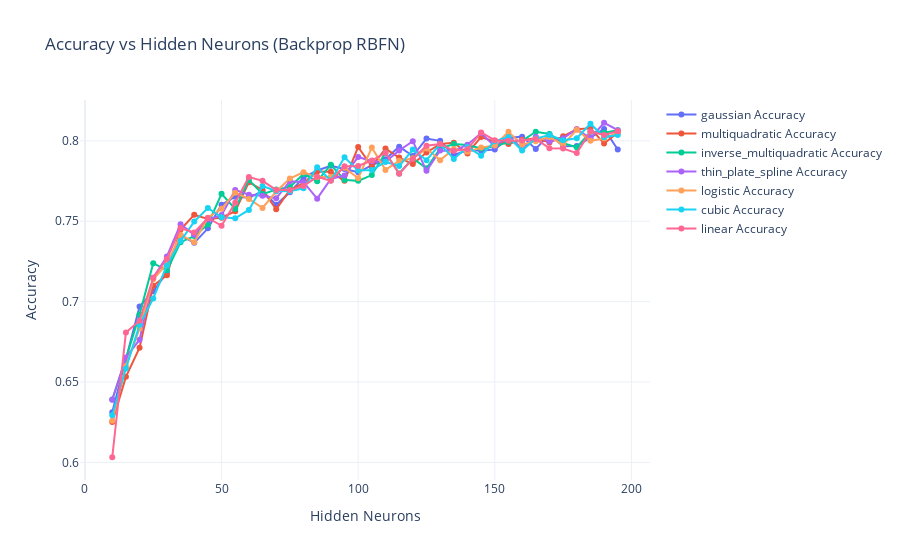
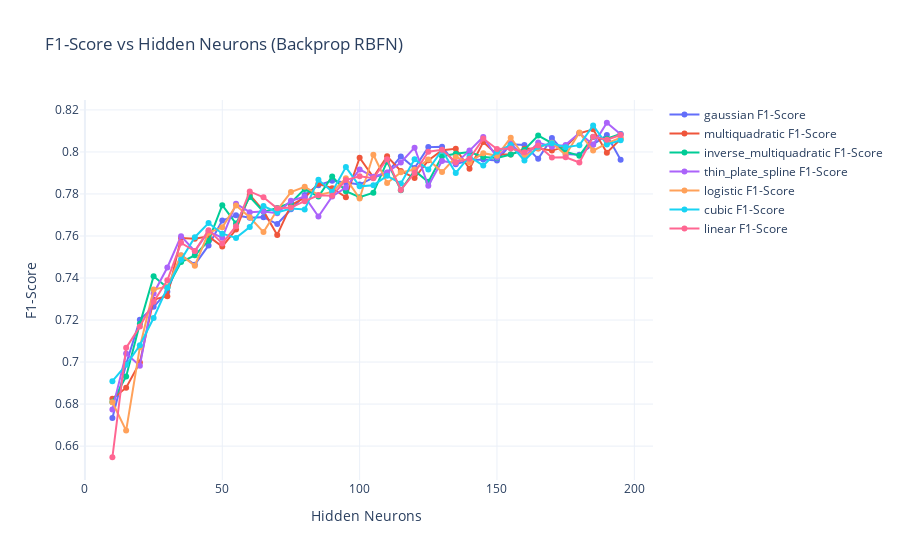

Notebook source saved alongside these figures, in order:
### Markdown cell above
### training with backprop:

### Code cell
import numpy as np
import pandas as pd
from sklearn.cluster import KMeans
from sklearn.metrics import accuracy_score, f1_score
from sklearn.model_selection import train_test_split
import plotly.graph_objects as go

# Set random seed
np.random.seed(42)

# Load dataset
df = pd.read_csv("SP500_normalized.csv")

# Define features and target
technical_indicators = ["SMA", "MACD", "%K", "%D", "RSI", "Williams %R"]
X = df[technical_indicators].values
y = df["Direction"].values

# Train-test split
X_train, X_test, y_train, y_test = train_test_split(X, y, test_size=0.2, random_state=42)

# Define the RBFN with K-means-based initialization and backpropagation
class RBFN_Backprop:
    def __init__(self, input_dim, num_neurons, X_train, lr=0.01):
        self.num_neurons = num_neurons
        self.lr = lr

        # Initialize centers using K-means
        kmeans = KMeans(n_clusters=num_neurons, random_state=42).fit(X_train)
        self.centers = kmeans.cluster_centers_

        # Initialize sigma as distance to nearest center
        self.sigma = np.zeros(num_neurons)
        for i in range(num_neurons):
            dists = np.linalg.norm(self.centers[i] - np.delete(self.centers, i, axis=0), axis=1)
            self.sigma[i] = np.min(dists)
        self.sigma[self.sigma == 0] = 1e-4  # Avoid zero division

        # Initialize weights
        self.weights = np.random.randn(num_neurons)

    def gaussian(self, x, c, sigma):
        return np.exp(-np.linalg.norm(x - c, axis=1)**2 / (2 * sigma**2))

    def _rbf_layer(self, X):
        G = np.zeros((X.shape[0], self.num_neurons))
        for i in range(self.num_neurons):
            G[:, i] = self.gaussian(X, self.centers[i], self.sigma[i])
        return G

    def sigmoid(self, z):
        return 1 / (1 + np.exp(-z))

    def forward(self, X):
        self.G = self._rbf_layer(X)
        self.output = self.sigmoid(np.dot(self.G, self.weights))
        return self.output

    def backward(self, X, y_true):
        m = X.shape[0]
        error = self.output - y_true
        grad_w = np.dot(self.G.T, error) / m

        grad_c = np.zeros_like(self.centers)
        grad_s = np.zeros_like(self.sigma)

        for i in range(self.num_neurons):
            diff = X - self.centers[i]
            g_i = self.G[:, i]
            common_term = error * self.weights[i] * g_i
            grad_c[i] = np.sum((common_term[:, None] * diff) / (self.sigma[i] ** 2), axis=0) / m
            grad_s[i] = np.sum(common_term * np.linalg.norm(diff, axis=1) ** 2 / (self.sigma[i] ** 3)) / m

        # Update
        self.weights -= self.lr * grad_w
        self.centers -= self.lr * grad_c
        self.sigma -= self.lr * grad_s

    def train(self, X, y, epochs=50):
        for _ in range(epochs):
            self.forward(X)
            self.backward(X, y)

    def predict(self, X):
        probs = self.forward(X)
        return (probs > 0.5).astype(int)

# Use only Gaussian basis
# basis_functions = ["multiquadratic"]
basis_functions = ["gaussian", "multiquadratic", "inverse_multiquadratic",
                   "thin_plate_spline", "logistic", "cubic", "linear"]
hidden_neurons_list = range(10, 200, 5)
num_runs = 20  

results = {basis: [] for basis in basis_functions}

for num_neurons in hidden_neurons_list:
    for basis in basis_functions:
        acc_scores = []
        f1_scores = []
        for _ in range(num_runs):
            model = RBFN_Backprop(input_dim=X.shape[1], num_neurons=num_neurons, X_train=X_train, lr=0.05)
            model.train(X_train, y_train, epochs=25)

            y_pred = model.predict(X_test)
            acc_scores.append(accuracy_score(y_test, y_pred))
            f1_scores.append(f1_score(y_test, y_pred))

        results[basis].append((num_neurons, np.mean(acc_scores), np.mean(f1_scores)))

# Plotting
hidden_sizes = {basis: [res[0] for res in results[basis]] for basis in basis_functions}
accuracy_dict = {basis: [res[1] for res in results[basis]] for basis in basis_functions}
f1_dict = {basis: [res[2] for res in results[basis]] for basis in basis_functions}



# Accuracy plot
fig_accuracy = go.Figure()
for basis in basis_functions:
    fig_accuracy.add_trace(go.Scatter(x=hidden_sizes[basis], y=accuracy_dict[basis],
                                      mode="lines+markers", name=f"{basis} Accuracy"))
fig_accuracy.update_layout(title="Accuracy vs Hidden Neurons (Backprop RBFN)",
                           xaxis_title="Hidden Neurons", yaxis_title="Accuracy",
                           template="plotly_white", hovermode="x unified")
fig_accuracy.show()

# F1 Score plot
fig_f1 = go.Figure()
for basis in basis_functions:
    fig_f1.add_trace(go.Scatter(x=hidden_sizes[basis], y=f1_dict[basis],
                                mode="lines+markers", name=f"{basis} F1-Score"))
fig_f1.update_layout(title="F1-Score vs Hidden Neurons (Backprop RBFN)",
                     xaxis_title="Hidden Neurons", yaxis_title="F1-Score",
                     template="plotly_white", hovermode="x unified")
fig_f1.show()

### Figure 1 — Plotly figure (JSON) as saved in the notebook; plotly's stock layout.template omitted (floating-point values rounded to 4 significant figures)
{"data": [{"mode": "lines+markers", "name": "gaussian Accuracy", "type": "scatter", "x": [10, 15, 20, 25, 30, 35, 40, 45, 50, 55, 60, 65, 70, 75, 80, 85, 90, 95, 100, 105, 110, 115, 120, 125, 130, 135, 140, 145, 150, 155, 160, 165, 170, 175, 180, 185, 190, 195], "y": [0.6311, 0.6645, 0.697, 0.7064, 0.7181, 0.7412, 0.7365, 0.7456, 0.7602, 0.7653, 0.7647, 0.7687, 0.7602, 0.7681, 0.7771, 0.7815, 0.7845, 0.7825, 0.7805, 0.7847, 0.7886, 0.7964, 0.7906, 0.8014, 0.8, 0.7912, 0.7942, 0.794, 0.7946, 0.8018, 0.8026, 0.795, 0.804, 0.7966, 0.7968, 0.802, 0.8074, 0.7946]}, {"mode": "lines+markers", "name": "multiquadratic Accuracy", "type": "scatter", "x": [10, 15, 20, 25, 30, 35, 40, 45, 50, 55, 60, 65, 70, 75, 80, 85, 90, 95, 100, 105, 110, 115, 120, 125, 130, 135, 140, 145, 150, 155, 160, 165, 170, 175, 180, 185, 190, 195], "y": [0.6251, 0.6532, 0.6713, 0.7098, 0.7165, 0.7448, 0.754, 0.7514, 0.7522, 0.7562, 0.7743, 0.7695, 0.7574, 0.7695, 0.7737, 0.7809, 0.7807, 0.7751, 0.7962, 0.7839, 0.7952, 0.7896, 0.7855, 0.7928, 0.798, 0.7988, 0.7922, 0.8024, 0.7994, 0.798, 0.8006, 0.8016, 0.799, 0.8028, 0.8072, 0.8078, 0.7984, 0.805]}, {"mode": "lines+markers", "name": "inverse_multiquadratic Accuracy", "type": "scatter", "x": [10, 15, 20, 25, 30, 35, 40, 45, 50, 55, 60, 65, 70, 75, 80, 85, 90, 95, 100, 105, 110, 115, 120, 125, 130, 135, 140, 145, 150, 155, 160, 165, 170, 175, 180, 185, 190, 195], "y": [0.6392, 0.6645, 0.692, 0.7239, 0.7195, 0.7369, 0.7408, 0.748, 0.7671, 0.7576, 0.7757, 0.7669, 0.7697, 0.7713, 0.7793, 0.7749, 0.7851, 0.7757, 0.7751, 0.7787, 0.7926, 0.7797, 0.7892, 0.7829, 0.7952, 0.798, 0.7974, 0.7952, 0.7966, 0.7992, 0.8, 0.8056, 0.8042, 0.7986, 0.796, 0.8056, 0.805, 0.8066]}, {"mode": "lines+markers", "name": "thin_plate_spline Accuracy", "type": "scatter", "x": [10, 15, 20, 25, 30, 35, 40, 45, 50, 55, 60, 65, 70, 75, 80, 85, 90, 95, 100, 105, 110, 115, 120, 125, 130, 135, 140, 145, 150, 155, 160, 165, 170, 175, 180, 185, 190, 195], "y": [0.639, 0.6653, 0.6763, 0.7149, 0.7281, 0.7482, 0.7416, 0.751, 0.7538, 0.7695, 0.7665, 0.7659, 0.7643, 0.7749, 0.7743, 0.7641, 0.7763, 0.7785, 0.79, 0.7873, 0.7869, 0.794, 0.7998, 0.7813, 0.794, 0.7938, 0.7976, 0.8048, 0.7966, 0.803, 0.7952, 0.8026, 0.7996, 0.8016, 0.8072, 0.8016, 0.8112, 0.8066]}, {"mode": "lines+markers", "name": "logistic Accuracy", "type": "scatter", "x": [10, 15, 20, 25, 30, 35, 40, 45, 50, 55, 60, 65, 70, 75, 80, 85, 90, 95, 100, 105, 110, 115, 120, 125, 130, 135, 140, 145, 150, 155, 160, 165, 170, 175, 180, 185, 190, 195], "y": [0.6259, 0.66, 0.6833, 0.7139, 0.7235, 0.7416, 0.7369, 0.7522, 0.7578, 0.7677, 0.7639, 0.7582, 0.7685, 0.7765, 0.7805, 0.7773, 0.7777, 0.7833, 0.7767, 0.7958, 0.7819, 0.7876, 0.7892, 0.7952, 0.788, 0.795, 0.7932, 0.7958, 0.7972, 0.8056, 0.7976, 0.7998, 0.8024, 0.7976, 0.8068, 0.8, 0.8014, 0.8052]}, {"mode": "lines+markers", "name": "cubic Accuracy", "type": "scatter", "x": [10, 15, 20, 25, 30, 35, 40, 45, 50, 55, 60, 65, 70, 75, 80, 85, 90, 95, 100, 105, 110, 115, 120, 125, 130, 135, 140, 145, 150, 155, 160, 165, 170, 175, 180, 185, 190, 195], "y": [0.6293, 0.6584, 0.6855, 0.702, 0.7225, 0.7378, 0.7498, 0.7582, 0.7524, 0.7518, 0.757, 0.7719, 0.7689, 0.7687, 0.7705, 0.7835, 0.7753, 0.7898, 0.7815, 0.7819, 0.7869, 0.7843, 0.7946, 0.788, 0.798, 0.7888, 0.7962, 0.7908, 0.7998, 0.8024, 0.794, 0.8014, 0.8036, 0.8004, 0.8016, 0.8106, 0.8022, 0.8036]}, {"mode": "lines+markers", "name": "linear Accuracy", "type": "scatter", "x": [10, 15, 20, 25, 30, 35, 40, 45, 50, 55, 60, 65, 70, 75, 80, 85, 90, 95, 100, 105, 110, 115, 120, 125, 130, 135, 140, 145, 150, 155, 160, 165, 170, 175, 180, 185, 190, 195], "y": [0.6032, 0.6807, 0.6882, 0.7149, 0.7265, 0.7458, 0.743, 0.752, 0.7472, 0.7614, 0.7775, 0.7751, 0.7695, 0.7695, 0.7719, 0.7777, 0.7751, 0.7841, 0.7843, 0.7878, 0.7926, 0.7795, 0.7888, 0.797, 0.798, 0.7938, 0.7948, 0.8052, 0.8004, 0.8, 0.8002, 0.8012, 0.7954, 0.7952, 0.7924, 0.8058, 0.8036, 0.806]}], "layout": {"hovermode": "x unified", "title": {"text": "Accuracy vs Hidden Neurons (Backprop RBFN)"}, "xaxis": {"title": {"text": "Hidden Neurons"}}, "yaxis": {"title": {"text": "Accuracy"}}}}

### Figure 2 — Plotly figure (JSON) as saved in the notebook; plotly's stock layout.template omitted (floating-point values rounded to 4 significant figures)
{"data": [{"mode": "lines+markers", "name": "gaussian F1-Score", "type": "scatter", "x": [10, 15, 20, 25, 30, 35, 40, 45, 50, 55, 60, 65, 70, 75, 80, 85, 90, 95, 100, 105, 110, 115, 120, 125, 130, 135, 140, 145, 150, 155, 160, 165, 170, 175, 180, 185, 190, 195], "y": [0.6734, 0.6991, 0.7201, 0.7263, 0.7335, 0.7508, 0.7463, 0.7555, 0.7674, 0.7699, 0.7687, 0.769, 0.7657, 0.7727, 0.7795, 0.7842, 0.7863, 0.7854, 0.7845, 0.7878, 0.7901, 0.7979, 0.7923, 0.8023, 0.8025, 0.7942, 0.796, 0.7964, 0.7959, 0.8037, 0.8033, 0.7967, 0.8067, 0.799, 0.7987, 0.8036, 0.808, 0.7963]}, {"mode": "lines+markers", "name": "multiquadratic F1-Score", "type": "scatter", "x": [10, 15, 20, 25, 30, 35, 40, 45, 50, 55, 60, 65, 70, 75, 80, 85, 90, 95, 100, 105, 110, 115, 120, 125, 130, 135, 140, 145, 150, 155, 160, 165, 170, 175, 180, 185, 190, 195], "y": [0.6825, 0.6878, 0.6998, 0.7297, 0.7313, 0.759, 0.7587, 0.7598, 0.755, 0.7631, 0.7796, 0.7719, 0.7605, 0.7747, 0.7782, 0.7849, 0.7827, 0.7784, 0.7972, 0.7879, 0.7979, 0.7909, 0.7876, 0.796, 0.8008, 0.8015, 0.792, 0.8047, 0.7987, 0.7987, 0.8016, 0.8017, 0.8006, 0.8025, 0.8089, 0.8108, 0.7996, 0.8061]}, {"mode": "lines+markers", "name": "inverse_multiquadratic F1-Score", "type": "scatter", "x": [10, 15, 20, 25, 30, 35, 40, 45, 50, 55, 60, 65, 70, 75, 80, 85, 90, 95, 100, 105, 110, 115, 120, 125, 130, 135, 140, 145, 150, 155, 160, 165, 170, 175, 180, 185, 190, 195], "y": [0.681, 0.6931, 0.7182, 0.7408, 0.7353, 0.7476, 0.7508, 0.7577, 0.7747, 0.7659, 0.7786, 0.7715, 0.7734, 0.7759, 0.7823, 0.7787, 0.7883, 0.7813, 0.7784, 0.7806, 0.7954, 0.7818, 0.7911, 0.7858, 0.7979, 0.7992, 0.8, 0.7976, 0.7971, 0.7988, 0.801, 0.8078, 0.8043, 0.8002, 0.7982, 0.8071, 0.8063, 0.8085]}, {"mode": "lines+markers", "name": "thin_plate_spline F1-Score", "type": "scatter", "x": [10, 15, 20, 25, 30, 35, 40, 45, 50, 55, 60, 65, 70, 75, 80, 85, 90, 95, 100, 105, 110, 115, 120, 125, 130, 135, 140, 145, 150, 155, 160, 165, 170, 175, 180, 185, 190, 195], "y": [0.6774, 0.7041, 0.6982, 0.7327, 0.745, 0.7599, 0.7528, 0.7621, 0.7592, 0.7754, 0.7713, 0.7717, 0.7709, 0.7768, 0.7787, 0.7693, 0.7788, 0.7831, 0.7917, 0.7882, 0.7902, 0.795, 0.802, 0.7839, 0.7957, 0.7946, 0.8006, 0.8071, 0.7974, 0.8041, 0.7975, 0.8045, 0.8025, 0.8034, 0.809, 0.8034, 0.8139, 0.8085]}, {"mode": "lines+markers", "name": "logistic F1-Score", "type": "scatter", "x": [10, 15, 20, 25, 30, 35, 40, 45, 50, 55, 60, 65, 70, 75, 80, 85, 90, 95, 100, 105, 110, 115, 120, 125, 130, 135, 140, 145, 150, 155, 160, 165, 170, 175, 180, 185, 190, 195], "y": [0.6809, 0.6674, 0.7071, 0.7346, 0.7359, 0.7509, 0.7459, 0.7616, 0.7641, 0.7745, 0.7689, 0.7619, 0.7723, 0.7809, 0.7834, 0.7795, 0.781, 0.7874, 0.7778, 0.7986, 0.7852, 0.7903, 0.7917, 0.7964, 0.7904, 0.7976, 0.795, 0.7994, 0.7981, 0.8068, 0.7977, 0.8019, 0.8044, 0.7986, 0.8092, 0.8006, 0.8041, 0.8068]}, {"mode": "lines+markers", "name": "cubic F1-Score", "type": "scatter", "x": [10, 15, 20, 25, 30, 35, 40, 45, 50, 55, 60, 65, 70, 75, 80, 85, 90, 95, 100, 105, 110, 115, 120, 125, 130, 135, 140, 145, 150, 155, 160, 165, 170, 175, 180, 185, 190, 195], "y": [0.6909, 0.6987, 0.708, 0.7209, 0.7354, 0.7487, 0.7594, 0.7662, 0.7611, 0.7591, 0.7643, 0.7743, 0.7712, 0.773, 0.7727, 0.7867, 0.781, 0.7928, 0.7836, 0.7842, 0.7886, 0.785, 0.7965, 0.7916, 0.8008, 0.79, 0.7979, 0.7935, 0.8001, 0.8033, 0.7959, 0.8025, 0.8041, 0.8022, 0.8032, 0.8126, 0.8035, 0.8055]}, {"mode": "lines+markers", "name": "linear F1-Score", "type": "scatter", "x": [10, 15, 20, 25, 30, 35, 40, 45, 50, 55, 60, 65, 70, 75, 80, 85, 90, 95, 100, 105, 110, 115, 120, 125, 130, 135, 140, 145, 150, 155, 160, 165, 170, 175, 180, 185, 190, 195], "y": [0.6547, 0.7068, 0.7169, 0.7288, 0.7389, 0.7567, 0.7528, 0.7628, 0.7565, 0.7647, 0.7812, 0.7784, 0.7731, 0.7735, 0.7766, 0.7793, 0.7791, 0.7866, 0.7884, 0.7875, 0.7965, 0.7819, 0.7901, 0.8001, 0.801, 0.7951, 0.7968, 0.8064, 0.8014, 0.8016, 0.7999, 0.8031, 0.7973, 0.7974, 0.795, 0.8072, 0.8058, 0.8081]}], "layout": {"hovermode": "x unified", "title": {"text": "F1-Score vs Hidden Neurons (Backprop RBFN)"}, "xaxis": {"title": {"text": "Hidden Neurons"}}, "yaxis": {"title": {"text": "F1-Score"}}}}
